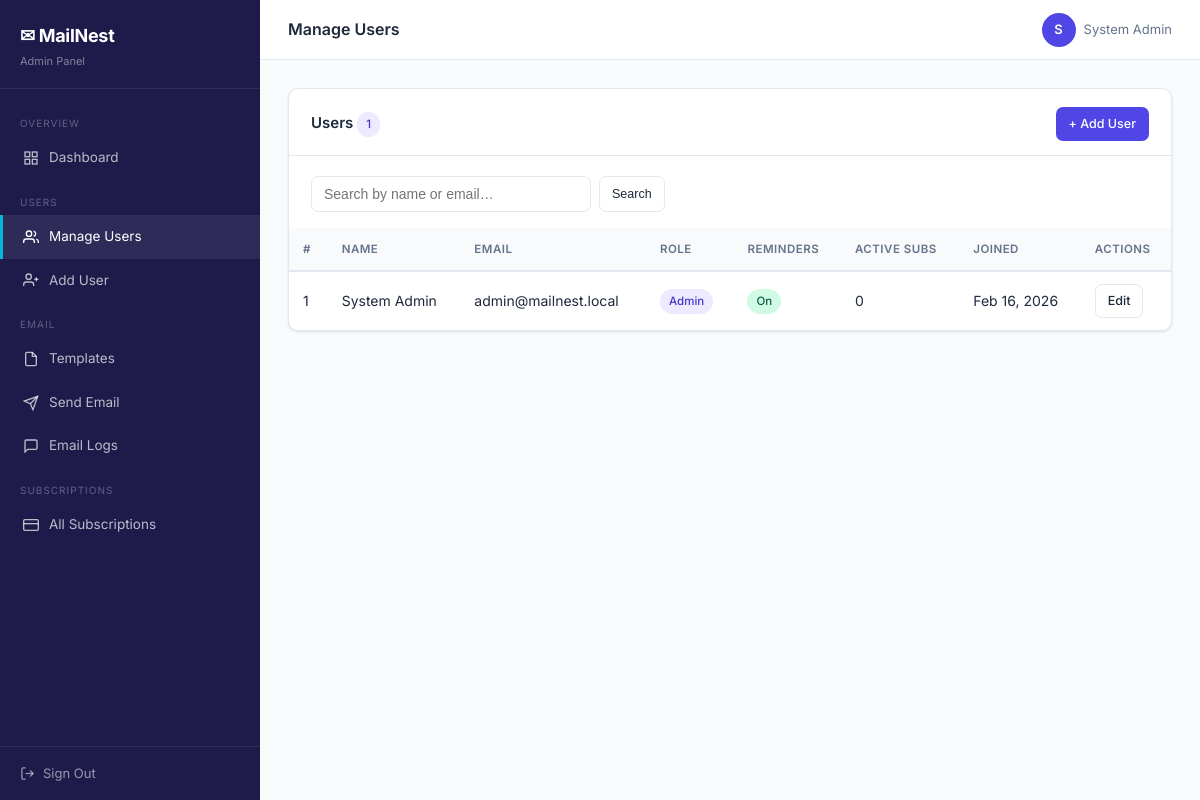
The page /admin/users.php (signed in) on the database its author committed.
### tables this page shows
CREATE TABLE users (
    id            INT UNSIGNED AUTO_INCREMENT PRIMARY KEY,
    name          VARCHAR(100) NOT NULL,
    email         VARCHAR(150) NOT NULL UNIQUE,
    password      VARCHAR(255) NOT NULL,
    role          ENUM('admin','user') NOT NULL DEFAULT 'user',
    reminder_enabled TINYINT(1) NOT NULL DEFAULT 1,
    created_at    DATETIME NOT NULL DEFAULT CURRENT_TIMESTAMP
);

### config/bootstrap.php (called while the page is built, shortened)
<?php
require_once BASE_PATH . '/config/auth.php';
function baseUrl(string $path = ''): string {
    $base = rtrim($_ENV['APP_URL'] ?? '', '/');
    return $base . '/' . ltrim($path, '/');
}
function e(string $value): string {
    return htmlspecialchars($value, ENT_QUOTES | ENT_SUBSTITUTE, 'UTF-8');
}

### config/auth.php (called while the page is built, shortened)
<?php
function csrfToken(): string {
    return $_SESSION['csrf_token'];
}
function currentUser(): array {
    return [
        'id'    => $_SESSION['user_id']    ?? null,
        'name'  => $_SESSION['user_name']  ?? '',
        'email' => $_SESSION['user_email'] ?? '',
        'role'  => $_SESSION['role']       ?? '',
    ];
}

### admin/users.php (the view, shortened to what this page needs)
<?php
require_once __DIR__ . '/../config/bootstrap.php';
$db      = getDB();
$perPage = 15;
$page    = max(1, (int)($_GET['page'] ?? 1));
$search  = trim($_GET['q'] ?? '');
$offset  = ($page - 1) * $perPage;
$where  = $search ? "WHERE u.name LIKE :q OR u.email LIKE :q" : '';
$params = $search ? ['q' => "%{$search}%"] : [];
$countStmt = $db->prepare("SELECT COUNT(*) FROM users u {$where}");
$countStmt->execute($params);
$total = (int)$countStmt->fetchColumn();
$stmt = $db->prepare("
    SELECT u.*, (SELECT COUNT(*) FROM subscriptions s WHERE s.user_id = u.id AND s.status='active') AS active_subs
    FROM users u
    {$where}
    ORDER BY u.created_at DESC
    LIMIT :limit OFFSET :offset
");
$stmt->bindValue(':limit',  $perPage, PDO::PARAM_INT);
$stmt->bindValue(':offset', $offset,  PDO::PARAM_INT);
$stmt->execute();
$users = $stmt->fetchAll();
$pageTitle = 'Manage Users';
require_once __DIR__ . '/partials/layout.php';
?>
<div class="card">
    <div class="card-header">
        <h3>Users <span class="badge badge-primary"><?= $total ?></span></h3>
        <a href="<?= baseUrl('admin/add_user.php') ?>" class="btn btn-primary btn-sm">+ Add User</a>
    </div>
    <div class="card-body" style="padding-bottom:0">
        <form method="GET" class="search-bar">
            <input type="text" name="q" class="form-control live-search"
                placeholder="Search by name or email…"
                value="<?= e($search) ?>">
            <button type="submit" class="btn btn-outline btn-sm">Search</button>
        </form>
    </div>
    <div class="table-responsive">
        <table>
            <thead>
                <tr>
                    <th>#</th>
                    <th>Name</th>
                    <th>Email</th>
                    <th>Role</th>
                    <th>Reminders</th>
                    <th>Active Subs</th>
                    <th>Joined</th>
                    <th>Actions</th>
                </tr>
            </thead>
            <tbody>
                <?php if (empty($users)): ?>
                    <tr><td colspan="8" style="text-align:center;padding:30px;color:var(--muted)">No users found.</td></tr>
                <?php else: ?>
                    <?php foreach ($users as $u): ?>
                    <tr>
                        <td><?= $u['id'] ?></td>
                        <td><?= e($u['name']) ?></td>
                        <td><?= e($u['email']) ?></td>
                        <td>
                            <?php if ($u['role'] === 'admin'): ?>
                                <span class="badge badge-primary">Admin</span>
                            <?php else: ?>
                                <span class="badge badge-muted">User</span>
                            <?php endif; ?>
                        </td>
                        <td>
                            <?php if ($u['reminder_enabled']): ?>
                                <span class="badge badge-success">On</span>
                            <?php else: ?>
                                <span class="badge badge-muted">Off</span>
                            <?php endif; ?>
                        </td>
                        <td><?= (int)$u['active_subs'] ?></td>
                        <td><?= e(date('M d, Y', strtotime($u['created_at']))) ?></td>
                        <td>
                            <div class="btn-group">
                                <a href="<?= baseUrl('admin/edit_user.php?id=' . $u['id']) ?>" class="btn btn-outline btn-sm">Edit</a>
                            </div>
                        </td>
                    </tr>
                    <?php endforeach; ?>
                <?php endif; ?>
            </tbody>
        </table>
    </div>
</div>
<?php require_once __DIR__ . '/partials/layout_end.php'; ?>

### admin/partials/layout.php (shortened to what this page needs)
<?php
$user   = currentUser();
$token  = csrfToken();
$logout = baseUrl('auth/logout.php?token=' . urlencode($token));
$active = basename($_SERVER['PHP_SELF'], '.php');
function navLink(string $file, string $label, string $icon, string $active): string {
    $base = basename($_SERVER['PHP_SELF'], '.php');
    $cls  = ($base === $file) ? ' active' : '';
    $url  = baseUrl("admin/{$file}.php");
    return "<a href=\"{$url}\" class=\"{$cls}\">{$icon} {$label}</a>";
}
$initials = strtoupper(substr($user['name'], 0, 1));
?>
<!DOCTYPE html>
<html lang="en">
<head>
    <link rel="stylesheet" href="<?= baseUrl('assets/css/app.css') ?>">
</head>
<body>
<div class="layout">
    <aside class="sidebar" id="sidebar">
        <div class="sidebar-logo">
            <h2>✉ MailNest</h2>
            <span>Admin Panel</span>
        </div>
        <nav class="sidebar-nav">
            <div class="nav-group-title">Overview</div>
            <?= navLink('dashboard',  'Dashboard',   '<svg width="16" height="16" fill="none" stroke="currentColor" stroke-width="2" viewBox="0 0 24 24"><rect x="3" y="3" width="7" height="7"/><rect x="14" y="3" width="7" height="7"/><rect x="14" y="14" width="7" height="7"/><rect x="3" y="14" width="7" height="7"/></svg>', $active) ?>
            <div class="nav-group-title">Users</div>
            <?= navLink('users',       'Manage Users', '<svg width="16" height="16" fill="none" stroke="currentColor" stroke-width="2" viewBox="0 0 24 24"><path d="M17 21v-2a4 4 0 0 0-4-4H5a4 4 0 0 0-4 4v2"/><circle cx="9" cy="7" r="4"/><path d="M23 21v-2a4 4 0 0 0-3-3.87M16 3.13a4 4 0 0 1 0 7.75"/></svg>', $active) ?>
            <?= navLink('add_user',    'Add User',     '<svg width="16" height="16" fill="none" stroke="currentColor" stroke-width="2" viewBox="0 0 24 24"><path d="M16 21v-2a4 4 0 0 0-4-4H5a4 4 0 0 0-4 4v2"/><circle cx="8.5" cy="7" r="4"/><line x1="20" y1="8" x2="20" y2="14"/><line x1="23" y1="11" x2="17" y2="11"/></svg>', $active) ?>
            <div class="nav-group-title">Email</div>
            <?= navLink('templates',    'Templates',     '<svg width="16" height="16" fill="none" stroke="currentColor" stroke-width="2" viewBox="0 0 24 24"><path d="M14 2H6a2 2 0 0 0-2 2v16a2 2 0 0 0 2 2h12a2 2 0 0 0 2-2V8z"/><polyline points="14,2 14,8 20,8"/></svg>', $active) ?>
            <?= navLink('send_email',   'Send Email',    '<svg width="16" height="16" fill="none" stroke="currentColor" stroke-width="2" viewBox="0 0 24 24"><line x1="22" y1="2" x2="11" y2="13"/><polygon points="22,2 15,22 11,13 2,9 22,2"/></svg>', $active) ?>
            <?= navLink('logs',         'Email Logs',    '<svg width="16" height="16" fill="none" stroke="currentColor" stroke-width="2" viewBox="0 0 24 24"><path d="M21 15a2 2 0 0 1-2 2H7l-4 4V5a2 2 0 0 1 2-2h14a2 2 0 0 1 2 2z"/></svg>', $active) ?>
            <div class="nav-group-title">Subscriptions</div>
            <?= navLink('subscriptions', 'All Subscriptions', '<svg width="16" height="16" fill="none" stroke="currentColor" stroke-width="2" viewBox="0 0 24 24"><rect x="1" y="4" width="22" height="16" rx="2" ry="2"/><line x1="1" y1="10" x2="23" y2="10"/></svg>', $active) ?>
        </nav>
        <div class="sidebar-footer">
            <a href="<?= e($logout) ?>" data-confirm="Are you sure you want to sign out?">
                <svg width="15" height="15" fill="none" stroke="currentColor" stroke-width="2" viewBox="0 0 24 24"><path d="M9 21H5a2 2 0 0 1-2-2V5a2 2 0 0 1 2-2h4"/><polyline points="16,17 21,12 16,7"/><line x1="21" y1="12" x2="9" y2="12"/></svg>
                Sign Out
            </a>
        </div>
    </aside>
    <div class="main-content">
        <header class="topbar">
            <div class="topbar-left">
                <h2><?= e($pageTitle ?? 'Admin') ?></h2>
            </div>
            <div class="topbar-right">
                <div class="topbar-user">
                    <div class="avatar"><?= e($initials) ?></div>
                    <span><?= e($user['name']) ?></span>
                </div>
            </div>
        </header>
        <div class="page-body">

### admin/partials/layout_end.php (shortened to what this page needs)
        </div>
    </div>
</div>
</body>
</html>

### rows shown on the page
users: name "S", name "System Admin", id "1", email "admin@mailnest.local", role "Admin", reminder_enabled "On", active_subs "0", created_at "Feb 16, 2026"

### other values the page prints
$label "Dashboard Manage Users Add User Templates Send Email Email Logs All Subscriptions"
$pageTitle "Manage Users"
$total "1"
